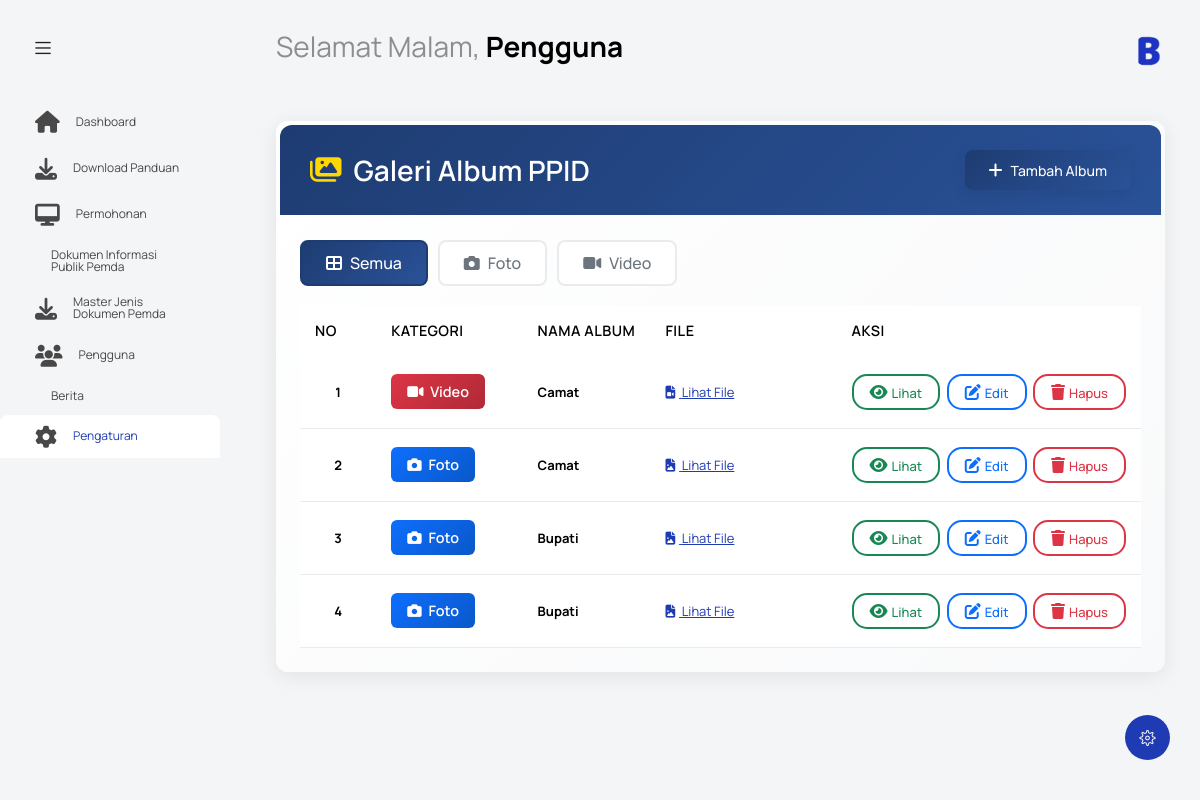
Page /index.php?controller=album&action=index (signed in) on the committed database.
### tables this page shows
CREATE TABLE `album` (
  `id_album` int UNSIGNED NOT NULL,
  `kategori` enum('foto','video') NOT NULL,
  `nama_album` varchar(255) NOT NULL,
  `upload` varchar(255) DEFAULT NULL,
  `created_at` timestamp NULL DEFAULT CURRENT_TIMESTAMP,
  `updated_at` timestamp NULL DEFAULT CURRENT_TIMESTAMP ON UPDATE CURRENT_TIMESTAMP
);

### controllers/AlbumController.php (called while the page is built, shortened)
<?php
require_once 'models/AlbumModel.php';
class AlbumController {
    private $albumModel;
    public function __construct() {
        global $database;
        $db = null;
        if (isset($database)) {
            $db = $database->getConnection();
        }
        $this->albumModel = new AlbumModel($db);
    }
    public function index() {
        try {
            $kategoriFilter = $_GET['kategori'] ?? 'all';
            if ($kategoriFilter === 'all') {
                $albumList = $this->albumModel->getAllAlbum();
            } else {
                $albumList = $this->albumModel->getAlbumByKategori($kategoriFilter);
            }
            include 'views/album/index.php';
        } catch (Exception $e) {
            error_log("Error in AlbumController::index: " . $e->getMessage());
            $albumList = [];
            $kategoriFilter = 'all';
            $pageInfo = [
                'title' => 'Album - PPID Mandailing Natal',
                'description' => 'Pengelolaan album foto dan video PPID Mandailing Natal',
                'keywords' => 'PPID, Mandailing Natal, Album, Foto, Video'
            ];
            include 'views/album/index.php';
        }
    }
}
?>

### models/AlbumModel.php (called while the page is built, shortened)
<?php
class AlbumModel {
    private $conn;
    public function __construct($db = null) {
        $this->conn = $db;
    }
    public function getAllAlbum() {
        $query = "SELECT id_album, kategori, nama_album, upload, created_at, updated_at
                  FROM album
                  ORDER BY created_at DESC";
        try {
            $stmt = $this->conn->prepare($query);
            $stmt->execute();
            $results = $stmt->fetchAll(PDO::FETCH_ASSOC);
            return $results;
        } catch (PDOException $e) {
            error_log("Database error in getAllAlbum: " . $e->getMessage());
            return [];
        }
    }
}
?>

### views/album/index.php (the view, shortened to what this page needs)
<?php include('template/header.php'); ?>
<body class="with-welcome-text">
  <div class="container-scroller">
    <?php include 'template/navbar.php'; ?>
    <div class="container-fluid page-body-wrapper">
      <?php include 'template/setting_panel.php'; ?>
      <?php include 'template/sidebar.php'; ?>
      <div class="main-panel">
        <div class="content-wrapper">
          <div class="row">
            <div class="col-12">
              <div class="card gov-card">
                <div class="card-body">
                  <div class="gov-header">
                    <div class="d-flex justify-content-between align-items-center flex-wrap gap-3">
                      <h4 class="gov-title">
                        <i class="fas fa-images"></i>
                        Galeri Album PPID
                      </h4>
                      <a href="index.php?controller=album&action=form" class="btn btn-gov-primary">
                        <i class="fas fa-plus me-2"></i>Tambah Album
                      </a>
                    </div>
                  </div>
                  <div class="filter-tabs">
                    <a href="index.php?controller=album&action=index&kategori=all"
                       class="filter-tab <?= ($kategoriFilter ?? 'all') === 'all' ? 'active' : '' ?>">
                      <i class="fas fa-th-large me-2"></i>Semua
                    </a>
                    <a href="index.php?controller=album&action=index&kategori=foto"
                       class="filter-tab <?= ($kategoriFilter ?? 'all') === 'foto' ? 'active' : '' ?>">
                      <i class="fas fa-camera me-2"></i>Foto
                    </a>
                    <a href="index.php?controller=album&action=index&kategori=video"
                       class="filter-tab <?= ($kategoriFilter ?? 'all') === 'video' ? 'active' : '' ?>">
                      <i class="fas fa-video me-2"></i>Video
                    </a>
                  </div>
                  <div class="table-responsive">
                    <table class="table gov-table table-hover">
                      <thead>
                        <tr>
                          <th style="width: 80px;">No</th>
                          <th style="width: 150px;">Kategori</th>
                          <th>Nama Album</th>
                          <th style="width: 200px;">File</th>
                          <th style="width: 220px;">Aksi</th>
                        </tr>
                      </thead>
                      <tbody>
                        <?php if (!empty($albumList)): ?>
                          <?php $no = 1; foreach ($albumList as $album): ?>
                            <tr>
                              <td class="text-center"><strong><?= $no++ ?></strong></td>
                              <td>
                                <span class="badge-kategori badge-<?= $album['kategori'] ?>">
                                  <i class="fas fa-<?= $album['kategori'] === 'foto' ? 'camera' : 'video' ?> me-1"></i>
                                  <?= ucfirst($album['kategori']) ?>
                                </span>
                              </td>
                              <td><strong><?= htmlspecialchars($album['nama_album']) ?></strong></td>
                              <td>
                                <?php if (!empty($album['upload'])): ?>
                                  <a href="<?= htmlspecialchars($album['upload']) ?>" target="_blank" class="text-primary">
                                    <i class="fas fa-file-<?= $album['kategori'] === 'foto' ? 'image' : 'video' ?> me-1"></i>
                                    Lihat File
                                  </a>
                                <?php else: ?>
                                  <span class="text-muted">-</span>
                                <?php endif; ?>
                              </td>
                              <td>
                                <?php if (!empty($album['upload'])): ?>
                                  <a href="<?= htmlspecialchars($album['upload']) ?>" target="_blank"
                                     class="btn btn-sm btn-action btn-view me-1">
                                    <i class="fas fa-eye me-1"></i>Lihat
                                  </a>
                                <?php endif; ?>
                                <a href="index.php?controller=album&action=form&id=<?= $album['id_album'] ?>"
                                   class="btn btn-sm btn-action btn-edit me-1">
                                  <i class="fas fa-edit me-1"></i>Edit
                                </a>
                                <button class="btn btn-sm btn-action btn-delete"
                                        onclick="confirmDelete(<?= $album['id_album'] ?>, '<?= addslashes(htmlspecialchars($album['nama_album'])) ?>')">
                                  <i class="fas fa-trash me-1"></i>Hapus
                                </button>
                              </td>
                            </tr>
                          <?php endforeach; ?>
                        <?php endif; ?>
                      </tbody>
                    </table>
                  </div>
                </div>
              </div>
            </div>
          </div>
        </div>
      </div>
    </div>
  </div>
</body>
</html>

### views/album/index.php (style rules this page uses)
.gov-card { border-radius: 12px; box-shadow: 0 4px 20px rgba(0, 0, 0, 0.08); border: none; background: linear-gradient(135deg, #ffffff 0%, #f8f9fa 100%); transition: all 0.3s ease; }
.gov-header { background: linear-gradient(135deg, #1e3c72 0%, #2a5298 100%); border-radius: 12px 12px 0 0; padding: 25px 30px; color: white; margin: -20px -20px 25px -20px; }
.gov-title { font-size: 1.75rem; font-weight: 600; margin: 0; display: flex; align-items: center; gap: 12px; }
.gov-title i { color: #ffd700; }
.btn-gov-primary { background: linear-gradient(135deg, #1e3c72 0%, #2a5298 100%); border: none; color: white; padding: 12px 24px; border-radius: 8px; font-weight: 500; transition: all 0.3s ease; box-shadow: 0 4px 12px rgba(30, 60, 114, 0.3); }
.filter-tabs { display: flex; gap: 10px; margin-bottom: 20px; flex-wrap: wrap; }
.filter-tab { padding: 10px 24px; border-radius: 8px; border: 2px solid #e9ecef; background: white; color: #6c757d; font-weight: 500; transition: all 0.3s ease; cursor: pointer; text-decoration: none; }
.filter-tab.active { background: linear-gradient(135deg, #1e3c72 0%, #2a5298 100%); border-color: #1e3c72; color: white; }
.gov-table { font-size: 1.05rem; }
.gov-table thead { background: linear-gradient(135deg, #1e3c72 0%, #2a5298 100%); color: white; }
.gov-table thead th { border: none; padding: 18px 15px; font-weight: 600; letter-spacing: 0.5px; text-transform: uppercase; font-size: 0.9rem; }
.gov-table tbody tr { transition: all 0.3s ease; border-bottom: 1px solid #e9ecef; }
.gov-table tbody td { padding: 18px 15px; vertical-align: middle; }
.badge-kategori { padding: 8px 16px; border-radius: 6px; font-weight: 600; font-size: 0.9rem; }
.badge-foto { background: linear-gradient(135deg, #0d6efd 0%, #0a58ca 100%); color: white; }
.badge-video { background: linear-gradient(135deg, #dc3545 0%, #b02a37 100%); color: white; }
.btn-action { padding: 8px 16px; border-radius: 6px; transition: all 0.3s ease; font-weight: 500; border-width: 2px; }
.btn-view { background: white; border-color: #198754; color: #198754; }
.btn-edit { background: white; border-color: #0d6efd; color: #0d6efd; }
.btn-delete { background: white; border-color: #dc3545; color: #dc3545; }

### rows in the picture
album: kategori "Video", nama_album "Camat"
album: kategori "Foto", nama_album "Camat"
album: kategori "Foto", nama_album "Bupati"
album: kategori "Foto", nama_album "Bupati"

### other values in the picture
$greeting "Selamat Malam"
$nama "Pengguna"
